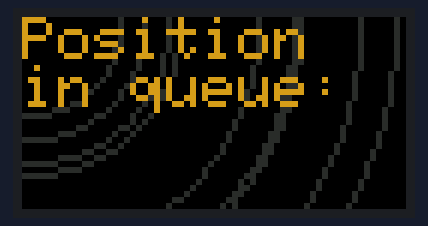
Bench run of a sketch on a simulated ESP32. Parts: 64×32 colour display. WiFi joins after 1.5 s; servers stay silent unless stated; random numbers use the default seed unless the sketch sets one; what the sketch prints to the serial monitor is not drawn.

Above: at 1.51 s.

The sketch:

queue2display.ino
```cpp
#include <PxMatrix.h>

#include "WiFi.h"
#include "ESPAsyncWebServer.h"
const char* ssid = "YOUR WIFI NAME";
const char* password =  "YOUR WIFI PASSWORD";
AsyncWebServer server(80);

String message = "";

TaskHandle_t Task1;


#define P_LAT 22
#define P_A 19
#define P_B 23
#define P_C 18
#define P_D 5
#define P_E 15
#define P_OE 2
hw_timer_t * timer = NULL;
portMUX_TYPE timerMux = portMUX_INITIALIZER_UNLOCKED;


uint8_t display_draw_time=0;

// Pins for LED MATRIX
PxMATRIX display(64,32,P_LAT, P_OE,P_A,P_B,P_C,P_D,P_E);

// Display specific stuff
void IRAM_ATTR display_updater(){
  // Increment the counter and set the time of ISR
  portENTER_CRITICAL_ISR(&timerMux);
  display.display(display_draw_time);
  portEXIT_CRITICAL_ISR(&timerMux);
}

void display_update_enable(bool is_enable)
{
  if (is_enable)
  {
    timer = timerBegin(0, 80, true);
    timerAttachInterrupt(timer, &display_updater, true);
    timerAlarmWrite(timer, 2000, true);
    timerAlarmEnable(timer);
  }
  else
  {
    timerDetachInterrupt(timer);
    timerAlarmDisable(timer);
  }
}


void setup() {
  Serial.begin(115200);
  WiFi.begin(ssid, password);
  while (WiFi.status() != WL_CONNECTED) {
    delay(500);
    Serial.println("Connecting to WiFi..");
  }

  Serial.println("Connected to the WiFi network");

  //Leak your IP
  Serial.println(WiFi.localIP());

  server.on("/", HTTP_GET, [](AsyncWebServerRequest *request){

    int paramsNr = request->params();
    Serial.println(paramsNr);

    for(int i=0;i<paramsNr;i++){

        AsyncWebParameter* p = request->getParam(i);
        Serial.print("Param name: ");
        Serial.println(p->name());
        Serial.print("Param value: ");
        Serial.println(p->value());
        Serial.println("------");
        if(p->name() == "message") {
          message =  p->value();
        }
    }

    request->send(200, "text/plain", "message received");
  });

  server.begin();


  //create a task that will be executed in the Task1code() function, with priority 1 and executed on core 0
  xTaskCreatePinnedToCore(
    Task1code,   /* Task function. */
    "Task1",     /* name of task. */
    10000,       /* Stack size of task */
    NULL,        /* parameter of the task */
    1,           /* priority of the task */
    &Task1,      /* Task handle to keep track of created task */
    0);          /* pin task to core 0 */
  delay(500);
}


uint8_t icon_index=0;
void loop() {


}

//Task1code
void Task1code( void * pvParameters ){

  // Define your display layout here, e.g. 1/16 step
  display.begin(16);

  // Define your scan pattern here {LINE, ZIGZAG, ZAGGIZ} (default is LINE)
  //display.setScanPattern(LINE);

  // Define multiplex implemention here {BINARY, STRAIGHT} (default is BINARY)
  //display.setMuxPattern(BINARY);

  display.setFastUpdate(false);
  display_draw_time=15;
  display.clearDisplay();
  display_update_enable(true);


  display.setBrightness(1);

  //lul
  int circles[10][3]= {
    {1,1,14,},
    {1,1,44,},
    {1,1,54,},
    {1,1,18,},
    {1,1,37,},
    {1,1,24,},
    {1,1,14,},
    {1,1,22,},
    {1,1,60,},
    {1,1,43,},
  };

  for(;;) {

    display.clearDisplay();
    for (int i = 0; i<10;i++) {
      if(circles[i][2]==64){
        circles[i][0]=random(0, 64);
        circles[i][1]=random(0, 32);
        circles[i][2]=1;
      }
      ++circles[i][2];
      display.drawCircle(circles[i][0], circles[i][1], circles[i][2] , display.color565(45,45,45));
    }

    display.setTextWrap(true);
    display.setTextColor(display.color565(214, 156, 29));
    display.setCursor(0,0);
    display.print("Position");
    display.setCursor(0,8);
    display.print("in queue:");
    display.setCursor(0,20);
    display.print(message);

    delay(100);
  }

}
```
